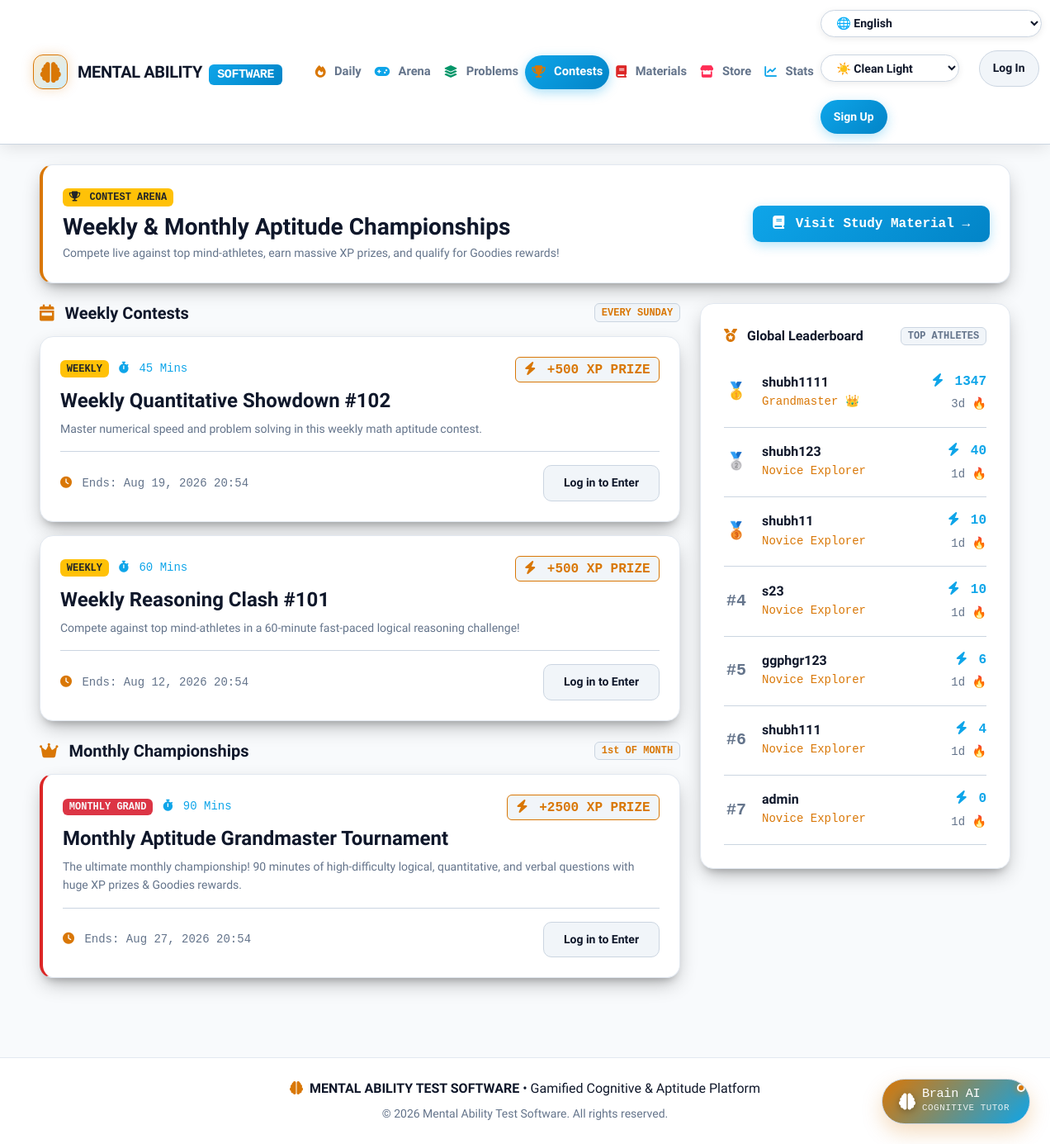
The app's page /contests/ with its own data.
### quiz/models.py (models this page shows, shortened)
class Contest(models.Model):
    WEEKLY = 'WEEKLY'
    MONTHLY = 'MONTHLY'
    CONTEST_TYPES = [
        (WEEKLY, 'Weekly Contest'),
        (MONTHLY, 'Monthly Championship'),
    ]
    title = models.CharField(max_length=200)
    contest_type = models.CharField(max_length=10, choices=CONTEST_TYPES, default=WEEKLY)
    description = models.TextField()
    start_time = models.DateTimeField()
    end_time = models.DateTimeField()
    duration_minutes = models.IntegerField(default=60)
    questions = models.ManyToManyField(Question, related_name='contests', blank=True)
    xp_prize = models.IntegerField(default=200)
    class Meta:
        ordering = ('-start_time',)

class UserProfile(models.Model):
    user = models.OneToOneField('auth.User', on_delete=models.CASCADE, related_name='profile')
    streak_count = models.IntegerField(default=0)
    last_active_date = models.DateField(null=True, blank=True)
    total_xp = models.IntegerField(default=0)
    solved_questions_count = models.IntegerField(default=0)
    @property
    def rank_title(self):
        if self.total_xp >= 1000:
            return "Grandmaster 👑"
        elif self.total_xp >= 500:
            return "Mind Master 🧠"
        elif self.total_xp >= 200:
            return "Aptitude Scholar 🎓"
        elif self.total_xp >= 50:
            return "Problem Solver ⚡"
        else:
            return "Novice Explorer"

### quiz/views.py (the view)
# urls.py: path('contests/', views.contests, name='contests'),
def contests(request):
    profile = get_or_create_user_profile(request.user) if request.user.is_authenticated else None
    weekly_contests = Contest.objects.filter(contest_type=Contest.WEEKLY)
    monthly_contests = Contest.objects.filter(contest_type=Contest.MONTHLY)
    leaderboard = UserProfile.objects.select_related('user').order_by('-total_xp', '-solved_questions_count')[:10]
    context = {
        'profile': profile,
        'weekly_contests': weekly_contests,
        'monthly_contests': monthly_contests,
        'leaderboard': leaderboard,
    }
    return render(request, 'quiz/contests.html', context)

### templates/quiz/contests.html (shortened to what this page needs)
{% extends 'base.html' %}
{% block content %}
<div class="row g-4 mb-4">
  <div class="col-12">
    <div class="lc-card p-4 position-relative overflow-hidden" style="background: var(--lc-surface); border-left: 4px solid var(--lc-amber);">
      <div class="d-flex justify-content-between align-items-center flex-wrap gap-3">
        <div>
          <span class="badge bg-warning text-dark font-monospace fw-bold mb-2"><i class="fas fa-trophy me-1"></i> CONTEST ARENA</span>
          <h3 class="fw-bold mb-1" style="color: var(--lc-text);">Weekly & Monthly Aptitude Championships</h3>
          <p class="small mb-0" style="color: var(--lc-text-muted);">Compete live against top mind-athletes, earn massive XP prizes, and qualify for Goodies rewards!</p>
        </div>
        <a href="{% url 'quiz:study_material' %}" class="btn btn-lc-primary font-monospace">
          <i class="fas fa-book me-1"></i> Visit Study Material &rarr;
        </a>
      </div>
    </div>
  </div>
  <div class="col-lg-8">
    <div class="d-flex justify-content-between align-items-center mb-3">
      <h5 class="fw-bold mb-0" style="color: var(--lc-text);"><i class="fas fa-calendar-week me-2" style="color: var(--lc-amber);"></i> Weekly Contests</h5>
      <span class="badge font-monospace" style="background-color: var(--lc-surface-hover); color: var(--lc-amber); border: 1px solid var(--lc-border-highlight);">EVERY SUNDAY</span>
    </div>
    <div class="row g-3 mb-4">
      {% for contest in weekly_contests %}
        <div class="col-12">
          <div class="lc-card p-4">
            <div class="d-flex justify-content-between align-items-start gap-2 mb-2">
              <div>
                <span class="badge bg-warning text-dark font-monospace fw-bold me-2">WEEKLY</span>
                <span class="font-monospace small" style="color: var(--lc-blue);"><i class="fas fa-stopwatch me-1"></i> {{ contest.duration_minutes }} Mins</span>
              </div>
              <span class="badge font-monospace fs-6" style="background-color: var(--lc-surface-hover); color: var(--lc-amber); border: 1px solid var(--lc-amber);">
                <i class="fas fa-bolt me-1"></i> +{{ contest.xp_prize }} XP PRIZE
              </span>
            </div>
            <h4 class="fw-bold mb-2" style="color: var(--lc-text);">{{ contest.title }}</h4>
            <p class="small mb-3" style="color: var(--lc-text-muted);">{{ contest.description }}</p>
            <div class="d-flex justify-content-between align-items-center pt-3 border-top flex-wrap gap-2" style="border-color: var(--lc-border-highlight) !important;">
              <div class="small font-monospace" style="color: var(--lc-text-muted);">
                <i class="fas fa-clock me-1" style="color: var(--lc-amber);"></i> Ends: {{ contest.end_time|date:"M d, Y H:i" }}
              </div>
              {% if user.is_authenticated %}
                <a href="{% url 'quiz:join_contest' contest.id %}" class="btn btn-lc-primary btn-sm px-4 font-monospace">
                  <i class="fas fa-flag-checkered me-1"></i> ENTER CONTEST ARENA
                </a>
              {% else %}
                <a href="{% url 'login' %}" class="btn btn-lc-secondary btn-sm px-4">Log in to Enter</a>
              {% endif %}
            </div>
          </div>
        </div>
      {% empty %}
        <div class="col-12">
          <div class="lc-card text-center py-4">
            <p class="mb-0" style="color: var(--lc-text-muted);">No active weekly contests scheduled.</p>
          </div>
        </div>
      {% endfor %}
    </div>
    <div class="d-flex justify-content-between align-items-center mb-3">
      <h5 class="fw-bold mb-0" style="color: var(--lc-text);"><i class="fas fa-crown me-2" style="color: var(--lc-amber);"></i> Monthly Championships</h5>
      <span class="badge font-monospace" style="background-color: var(--lc-surface-hover); color: var(--lc-amber); border: 1px solid var(--lc-border-highlight);">1st OF MONTH</span>
    </div>
    <div class="row g-3">
      {% for contest in monthly_contests %}
        <div class="col-12">
          <div class="lc-card p-4" style="border-left: 4px solid var(--lc-hard);">
            <div class="d-flex justify-content-between align-items-start gap-2 mb-2">
              <div>
                <span class="badge bg-danger text-light font-monospace fw-bold me-2">MONTHLY GRAND</span>
                <span class="font-monospace small" style="color: var(--lc-blue);"><i class="fas fa-stopwatch me-1"></i> {{ contest.duration_minutes }} Mins</span>
              </div>
              <span class="badge font-monospace fs-6" style="background-color: var(--lc-surface-hover); color: var(--lc-amber); border: 1px solid var(--lc-amber);">
                <i class="fas fa-bolt me-1"></i> +{{ contest.xp_prize }} XP PRIZE
              </span>
            </div>
            <h4 class="fw-bold mb-2" style="color: var(--lc-text);">{{ contest.title }}</h4>
            <p class="small mb-3" style="color: var(--lc-text-muted);">{{ contest.description }}</p>
            <div class="d-flex justify-content-between align-items-center pt-3 border-top flex-wrap gap-2" style="border-color: var(--lc-border-highlight) !important;">
              <div class="small font-monospace" style="color: var(--lc-text-muted);">
                <i class="fas fa-clock me-1" style="color: var(--lc-amber);"></i> Ends: {{ contest.end_time|date:"M d, Y H:i" }}
              </div>
              {% if user.is_authenticated %}
                <a href="{% url 'quiz:join_contest' contest.id %}" class="btn btn-lc-primary btn-sm px-4 font-monospace">
                  <i class="fas fa-flag-checkered me-1"></i> ENTER CHAMPIONSHIP ARENA
                </a>
              {% else %}
                <a href="{% url 'login' %}" class="btn btn-lc-secondary btn-sm px-4">Log in to Enter</a>
              {% endif %}
            </div>
          </div>
        </div>
      {% empty %}
        <div class="col-12">
          <div class="lc-card text-center py-4">
            <p class="mb-0" style="color: var(--lc-text-muted);">No active monthly grand championships scheduled.</p>
          </div>
        </div>
      {% endfor %}
    </div>
  </div>
  <div class="col-lg-4">
    <div class="lc-card sticky-top" style="top: 100px;">
      <div class="d-flex justify-content-between align-items-center mb-3">
        <h6 class="fw-bold mb-0" style="color: var(--lc-text);"><i class="fas fa-medal me-2" style="color: var(--lc-amber);"></i> Global Leaderboard</h6>
        <span class="badge font-monospace" style="background-color: var(--lc-surface-hover); color: var(--lc-text-muted); border: 1px solid var(--lc-border-highlight);">TOP ATHLETES</span>
      </div>
      <div class="list-group list-group-flush">
        {% for rank_user in leaderboard %}
          <div class="list-group-item d-flex justify-content-between align-items-center px-0 py-3 bg-transparent border-bottom" style="border-color: var(--lc-border-highlight) !important;">
            <div class="d-flex align-items-center gap-3">
              <div class="fw-bold font-monospace fs-5 text-center" style="width: 30px;">
                {% if forloop.counter == 1 %}🥇
                {% elif forloop.counter == 2 %}🥈
                {% elif forloop.counter == 3 %}🥉
                {% else %}<span style="color: var(--lc-text-muted);">#{{ forloop.counter }}</span>
                {% endif %}
              </div>
              <div>
                <h6 class="fw-bold mb-0" style="color: var(--lc-text);">{{ rank_user.user.username }}</h6>
                <small class="font-monospace" style="color: var(--lc-amber);">{{ rank_user.rank_title }}</small>
              </div>
            </div>
            <div class="text-end">
              <div class="fw-bold font-monospace" style="color: var(--lc-blue);"><i class="fas fa-bolt me-1"></i> {{ rank_user.total_xp }}</div>
              <small class="font-monospace" style="color: var(--lc-text-muted);">{{ rank_user.streak_count }}d 🔥</small>
            </div>
          </div>
        {% empty %}
          <p class="small text-center py-3 mb-0" style="color: var(--lc-text-muted);">No rankings recorded yet.</p>
        {% endfor %}
      </div>
    </div>
  </div>
</div>
{% endblock %}

### static/css/global.css (style rules this page uses)
:root, [data-theme="clean-light"] { --lc-bg: #f8fafc; --lc-surface: #ffffff; --lc-surface-hover: #f1f5f9; --lc-border: #e2e8f0; --lc-border-highlight: #cbd5e1; --lc-text: #0f172a; --lc-text-muted: #64748b; --lc-amber: #d97706; --lc-amber-glow: rgba(217, 119, 6, 0.25); --lc-easy: #059669; --lc-easy-bg: rgba(5, 150, 105, 0.12); --lc-medium: #d97706; --lc-medium-bg: rgba(217, 119, 6, 0.12); --lc-hard: #dc2626; --lc-hard-bg: rgba(220, 38, 38, 0.12); --lc-blue: #0ea5e9; --lc-nav-bg: rgba(255, 255, 255, 0.95); }
body { top: 0px !important; position: static !important; }
body { font-family: 'Plus Jakarta Sans', system-ui, -apple-system, sans-serif; background-color: var(--lc-bg); color: var(--lc-text); line-height: 1.6; min-height: 100vh; }
.lc-card { background-color: var(--lc-surface); border: 1px solid var(--lc-border); border-radius: 16px; padding: 1.75rem; box-shadow: 0 10px 25px -5px rgba(0, 0, 0, 0.3), 0 8px 10px -6px rgba(0, 0, 0, 0.2); transition: transform 0.25 ease, border-color 0.25s ease, box-shadow 0.25s ease; }
.btn-lc-primary { background: linear-gradient(135deg, var(--lc-blue), #0284c7); color: #ffffff; font-weight: 700; border: none; border-radius: 10px; padding: 0.65rem 1.5rem; transition: all 0.2s ease; box-shadow: 0 4px 14px rgba(14, 165, 233, 0.3); }
.btn-lc-secondary { background-color: var(--lc-surface-hover); color: var(--lc-text); border: 1px solid var(--lc-border-highlight); font-weight: 600; border-radius: 10px; padding: 0.65rem 1.5rem; transition: all 0.2s ease; }

### records on screen
Contest: duration_minutes "45", xp_prize "500", title "Weekly Quantitative Showdown #102", description "Master numerical speed and problem solving in this weekly math aptitude contest.", end_time "Aug 19, 2026 20:54"
Contest: duration_minutes "60", xp_prize "500", title "Weekly Reasoning Clash #101", description "Compete against top mind-athletes in a 60-minute fast-paced logical reasoning challenge!", end_time "Aug 12, 2026 20:54"
Contest: duration_minutes "90", xp_prize "2500", title "Monthly Aptitude Grandmaster Tournament", description "The ultimate monthly championship! 90 minutes of high-difficulty logical, quantitative, and verbal questions with huge XP prizes & Goodies rewards.", end_time "Aug 27, 2026 20:54"
UserProfile: user.username "shubh1111", rank_title "Grandmaster 👑", total_xp "1347", streak_count "3"
UserProfile: user.username "shubh123", rank_title "Novice Explorer", total_xp "40", streak_count "1"
UserProfile: user.username "shubh11", rank_title "Novice Explorer", total_xp "10", streak_count "1"
UserProfile: user.username "s23", rank_title "Novice Explorer", total_xp "10", streak_count "1"
UserProfile: user.username "ggphgr123", rank_title "Novice Explorer", total_xp "6", streak_count "1"
UserProfile: user.username "shubh111", rank_title "Novice Explorer", total_xp "4", streak_count "1"
UserProfile: user.username "admin", rank_title "Novice Explorer", total_xp "0", streak_count "1"
